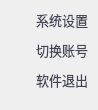
<?xml version="1.0" encoding="UTF-8"?>
<ui version="4.0">
 <class>STMenuClass</class>
 <widget class="QWidget" name="STMenuClass">
  <property name="geometry">
   <rect>
    <x>0</x>
    <y>0</y>
    <width>98</width>
    <height>110</height>
   </rect>
  </property>
  <property name="windowTitle">
   <string>Form</string>
  </property>
  <property name="styleSheet">
   <string notr="true"/>
  </property>
  <layout class="QHBoxLayout" name="horizontalLayout_4">
   <property name="spacing">
    <number>0</number>
   </property>
   <property name="leftMargin">
    <number>0</number>
   </property>
   <property name="topMargin">
    <number>0</number>
   </property>
   <property name="rightMargin">
    <number>0</number>
   </property>
   <property name="bottomMargin">
    <number>0</number>
   </property>
   <item>
    <widget class="QWidget" name="widMain" native="true">
     <property name="styleSheet">
      <string notr="true">QWidget#widMain{border-image: url(:/SoftTerminal/images/menu.png);}</string>
     </property>
     <layout class="QVBoxLayout" name="verticalLayout">
      <property name="spacing">
       <number>0</number>
      </property>
      <property name="leftMargin">
       <number>0</number>
      </property>
      <property name="topMargin">
       <number>5</number>
      </property>
      <property name="rightMargin">
       <number>0</number>
      </property>
      <property name="bottomMargin">
       <number>15</number>
      </property>
      <item>
       <widget class="QWidget" name="widParam" native="true">
        <layout class="QHBoxLayout" name="horizontalLayout">
         <property name="spacing">
          <number>10</number>
         </property>
         <property name="leftMargin">
          <number>0</number>
         </property>
         <property name="topMargin">
          <number>0</number>
         </property>
         <property name="rightMargin">
          <number>0</number>
         </property>
         <property name="bottomMargin">
          <number>0</number>
         </property>
         <item>
          <spacer name="horizontalSpacer_2">
           <property name="orientation">
            <enum>Qt::Horizontal</enum>
           </property>
           <property name="sizeHint" stdset="0">
            <size>
             <width>3</width>
             <height>20</height>
            </size>
           </property>
          </spacer>
         </item>
         <item>
          <widget class="QLabel" name="lblParamPic">
           <property name="minimumSize">
            <size>
             <width>16</width>
             <height>16</height>
            </size>
           </property>
           <property name="maximumSize">
            <size>
             <width>16</width>
             <height>16</height>
            </size>
           </property>
           <property name="styleSheet">
            <string notr="true">border-image: url(:/SoftTerminal/images/param.png);</string>
           </property>
           <property name="text">
            <string/>
           </property>
          </widget>
         </item>
         <item>
          <widget class="QLabel" name="lblParamText">
           <property name="minimumSize">
            <size>
             <width>0</width>
             <height>30</height>
            </size>
           </property>
           <property name="maximumSize">
            <size>
             <width>16777215</width>
             <height>30</height>
            </size>
           </property>
           <property name="font">
            <font>
             <family>微软雅黑</family>
             <pointsize>10</pointsize>
            </font>
           </property>
           <property name="styleSheet">
            <string notr="true">color: rgb(67, 69, 85);</string>
           </property>
           <property name="text">
            <string>系统设置</string>
           </property>
          </widget>
         </item>
         <item>
          <spacer name="horizontalSpacer">
           <property name="orientation">
            <enum>Qt::Horizontal</enum>
           </property>
           <property name="sizeHint" stdset="0">
            <size>
             <width>0</width>
             <height>20</height>
            </size>
           </property>
          </spacer>
         </item>
        </layout>
       </widget>
      </item>
      <item>
       <widget class="QWidget" name="widRelogin" native="true">
        <layout class="QHBoxLayout" name="horizontalLayout_2">
         <property name="spacing">
          <number>10</number>
         </property>
         <property name="leftMargin">
          <number>0</number>
         </property>
         <property name="topMargin">
          <number>0</number>
         </property>
         <property name="rightMargin">
          <number>0</number>
         </property>
         <property name="bottomMargin">
          <number>0</number>
         </property>
         <item>
          <spacer name="horizontalSpacer_3">
           <property name="orientation">
            <enum>Qt::Horizontal</enum>
           </property>
           <property name="sizeHint" stdset="0">
            <size>
             <width>58</width>
             <height>20</height>
            </size>
           </property>
          </spacer>
         </item>
         <item>
          <widget class="QLabel" name="lblReloginPic">
           <property name="minimumSize">
            <size>
             <width>16</width>
             <height>16</height>
            </size>
           </property>
           <property name="maximumSize">
            <size>
             <width>16</width>
             <height>16</height>
            </size>
           </property>
           <property name="styleSheet">
            <string notr="true">border-image: url(:/SoftTerminal/images/relogin.png);</string>
           </property>
           <property name="text">
            <string/>
           </property>
          </widget>
         </item>
         <item>
          <widget class="QLabel" name="lblReloginText">
           <property name="minimumSize">
            <size>
             <width>0</width>
             <height>30</height>
            </size>
           </property>
           <property name="maximumSize">
            <size>
             <width>16777215</width>
             <height>30</height>
            </size>
           </property>
           <property name="font">
            <font>
             <family>微软雅黑</family>
             <pointsize>10</pointsize>
            </font>
           </property>
           <property name="styleSheet">
            <string notr="true">color: rgb(67, 69, 85);</string>
           </property>
           <property name="text">
            <string>切换账号</string>
           </property>
          </widget>
         </item>
         <item>
          <spacer name="horizontalSpacer_4">
           <property name="orientation">
            <enum>Qt::Horizontal</enum>
           </property>
           <property name="sizeHint" stdset="0">
            <size>
             <width>58</width>
             <height>20</height>
            </size>
           </property>
          </spacer>
         </item>
        </layout>
       </widget>
      </item>
      <item>
       <widget class="QWidget" name="widExit" native="true">
        <layout class="QHBoxLayout" name="horizontalLayout_3">
         <property name="spacing">
          <number>10</number>
         </property>
         <property name="leftMargin">
          <number>0</number>
         </property>
         <property name="topMargin">
          <number>0</number>
         </property>
         <property name="rightMargin">
          <number>0</number>
         </property>
         <property name="bottomMargin">
          <number>0</number>
         </property>
         <item>
          <spacer name="horizontalSpacer_5">
           <property name="orientation">
            <enum>Qt::Horizontal</enum>
           </property>
           <property name="sizeHint" stdset="0">
            <size>
             <width>58</width>
             <height>20</height>
            </size>
           </property>
          </spacer>
         </item>
         <item>
          <widget class="QLabel" name="lblExitPic">
           <property name="minimumSize">
            <size>
             <width>16</width>
             <height>16</height>
            </size>
           </property>
           <property name="maximumSize">
            <size>
             <width>16</width>
             <height>16</height>
            </size>
           </property>
           <property name="styleSheet">
            <string notr="true">border-image: url(:/SoftTerminal/images/exit.png);</string>
           </property>
           <property name="text">
            <string/>
           </property>
          </widget>
         </item>
         <item>
          <widget class="QLabel" name="lblExitText">
           <property name="minimumSize">
            <size>
             <width>0</width>
             <height>30</height>
            </size>
           </property>
           <property name="maximumSize">
            <size>
             <width>16777215</width>
             <height>30</height>
            </size>
           </property>
           <property name="font">
            <font>
             <family>微软雅黑</family>
             <pointsize>10</pointsize>
            </font>
           </property>
           <property name="styleSheet">
            <string notr="true">color: rgb(67, 69, 85);</string>
           </property>
           <property name="text">
            <string>软件退出</string>
           </property>
          </widget>
         </item>
         <item>
          <spacer name="horizontalSpacer_6">
           <property name="orientation">
            <enum>Qt::Horizontal</enum>
           </property>
           <property name="sizeHint" stdset="0">
            <size>
             <width>58</width>
             <height>20</height>
            </size>
           </property>
          </spacer>
         </item>
        </layout>
       </widget>
      </item>
     </layout>
    </widget>
   </item>
  </layout>
 </widget>
 <resources>
  <include location="../res/softterminal.qrc"/>
 </resources>
 <connections/>
</ui>
